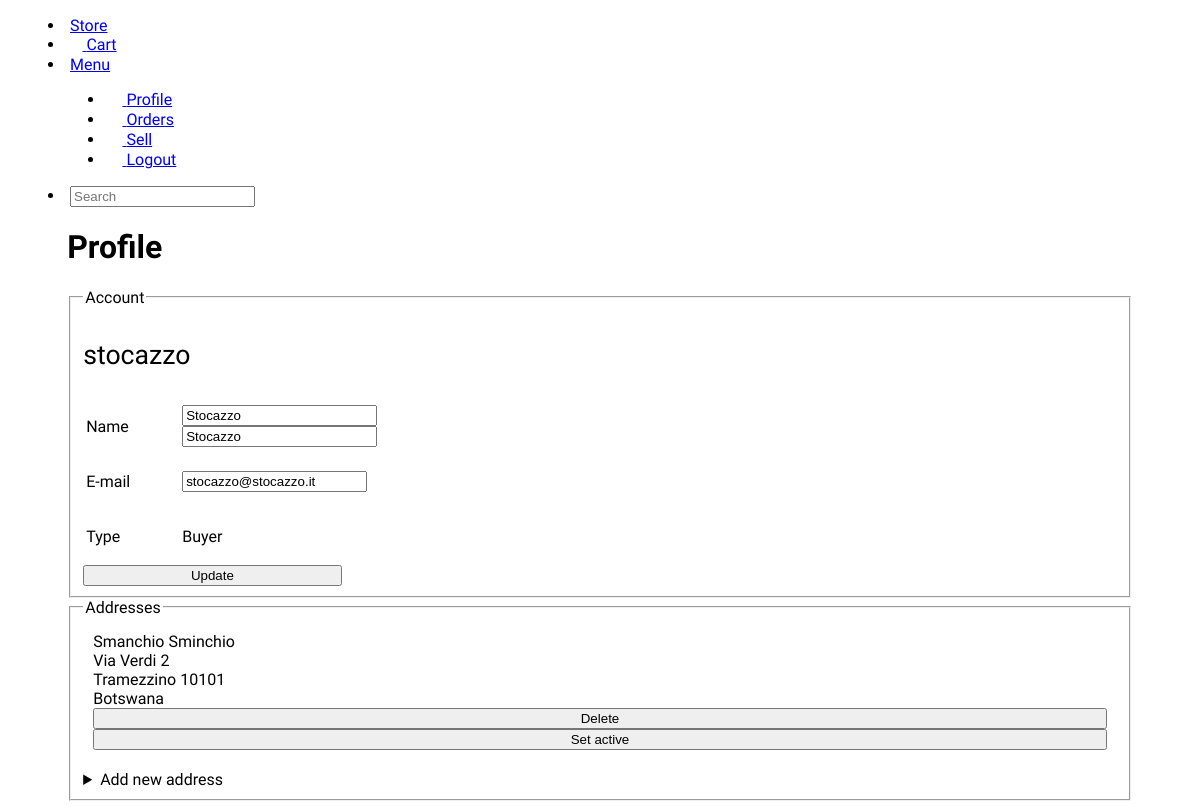
The page /profile (signed in) on the database as committed earlier.
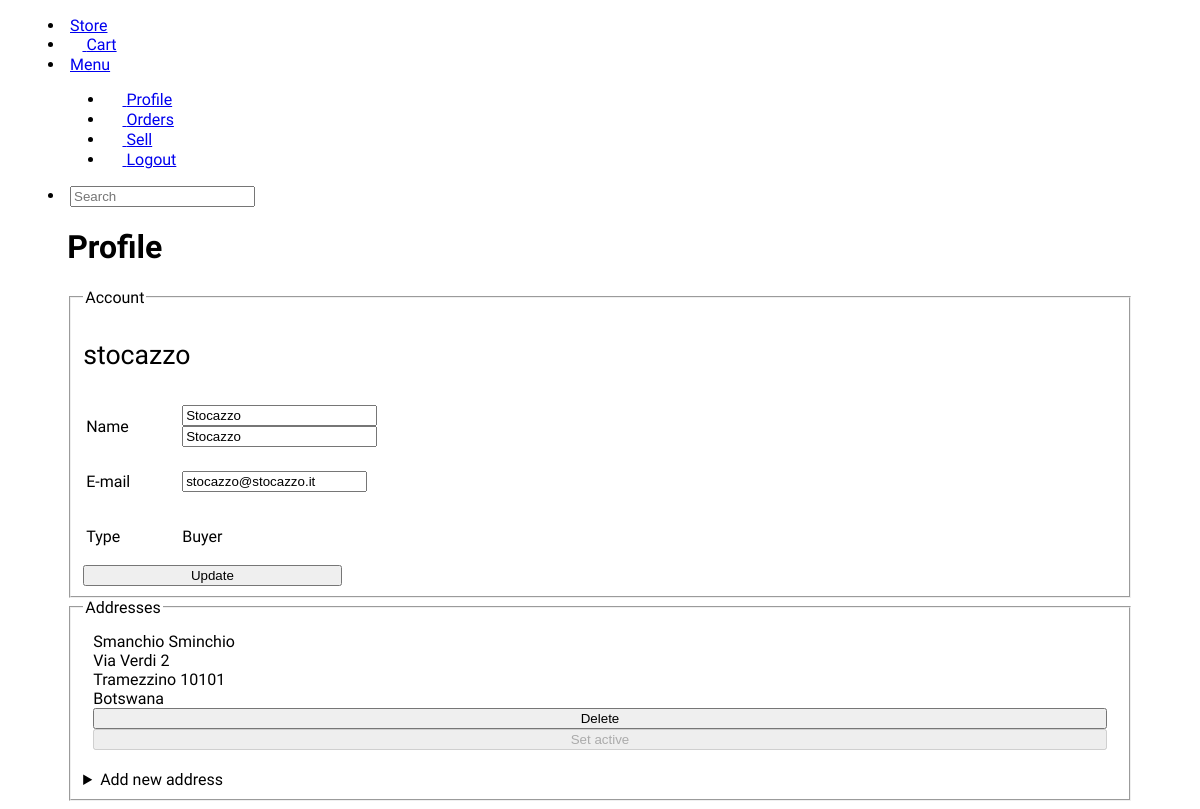
The same page on the database as committed later.
### tables.py (models this page shows, shortened)
class Base(DeclarativeBase):
    pass

class Address(Base):
    __tablename__ = 'addresses'
    id: Mapped[int] = mapped_column(primary_key=True, autoincrement=True)
    user_id: Mapped[int] = mapped_column(ForeignKey(User.id, ondelete='CASCADE'))
    active: Mapped[bool]
    first_name: Mapped[str]
    last_name: Mapped[str]
    street: Mapped[str]
    postcode: Mapped[str]
    state: Mapped[str]
    province: Mapped[str]
    user = relationship('User')

### app.py (the view, shortened to what this page needs)
@app.route('/profile', methods=['GET', 'POST'])
@login_required # Indica che è richiesto un login per accedere a questa pagina, un login avvenuto con successo e quindi con un utente loggato
def profile():
    if request.method == 'GET':
        user = db_session.scalar(select(User).filter(User.id == current_user.get_id()))
        addrs = db_session.scalar(select(Address).where(Address.user_id == int(current_user.get_id())))
        return render_template('profile.html', user=user, addrs=addrs)

### app.py (called while the page is built)
@login_manager.user_loader
def load_user(user_id):
    return db_session.scalar(select(User).where(User.id == int(user_id))) # Dovrebbe ritornare 'None' se l'ID non è valido

### tables.py (called while the page is built)
    def is_seller(self):
        return  self.user_type

### templates/profile.html (shortened to what this page needs)
{% extends 'base.html' %}
{% block content %}
<div class="container-big">
    <h1>Profile</h1>
    <div class="flex">
        <div class="col-5">
            <fieldset>
                <legend>Account</legend>
            <div>
                <p id="username">{{user.username}}</p>
                <form method="post" class="bg-default p-.25">
                    <table>
                        <tr>
                            <td><p class="bold muted">Name</p></td>
                            <td style="width:80%">
                                <div class="flex">
                                    <input type="text" name="info-fname" class="mr-.25" value="{{user.name}}" style="width:50%" />
                                    <input type="text" name="info-lname" class="ml-.25" value="{{user.last_name}}" style="width:50%" />
                                </div>
                            </td>
                        </tr>
                        <tr>
                            <td><p class="bold muted">E-mail</p></td>
                            <td><input type="text" name="info-email" value="{{user.email}}" /></td>
                        </tr>
                        <tr>
                            <td><p class="bold muted">Type</p></td>
                            <td>
                                <p class="">
                                {{ 'Seller' if user.is_seller() else 'Buyer' }}
                                </p>
                            </td>
                        </tr>
                    </table>
                    <button style="width:25%" type="submit" name="info-update">Update</button>
                </form>
            </div>
        </fieldset>
    </div>
</div>
<div class="flex">
    <div class="col-7">
        <fieldset>
            <legend>Addresses</legend>
            {% for addr in user.addresses %}
            <div class="address flex" style="{{'border:2px solid var(--default)' if addr.active}}" >
                <div class="address-data" style="max-width: 80%">
                    <p class="bold" id="name">{{addr.first_name}} {{addr.last_name}}</p>
                    <p id="street">{{addr.street}}</p>
                    <p id="province">{{addr.province}} {{addr.postcode}}</p>
                    <p id="country">{{addr.state}}</p>
                </div>
                <div class="address-actions">
                    <form method="post" class="p-.5 bg-default">
                        <button type="submit" class="danger" name="address-delete">Delete</button>
                        <button type="submit" name="address-set-active" {{'disabled' if addr.active}}>Set active</button>
                    </form>
                </div>
            </div>
            {% endfor %}
            <details class="bg-muted">
                <summary class="default">Add new address</summary>
            </details>
        </fieldset>
    </div>
</div>
{% endblock %}

Rows that differ between the two databases and show on the page:
changed Address "Smanchio": active False → True (drawn)
